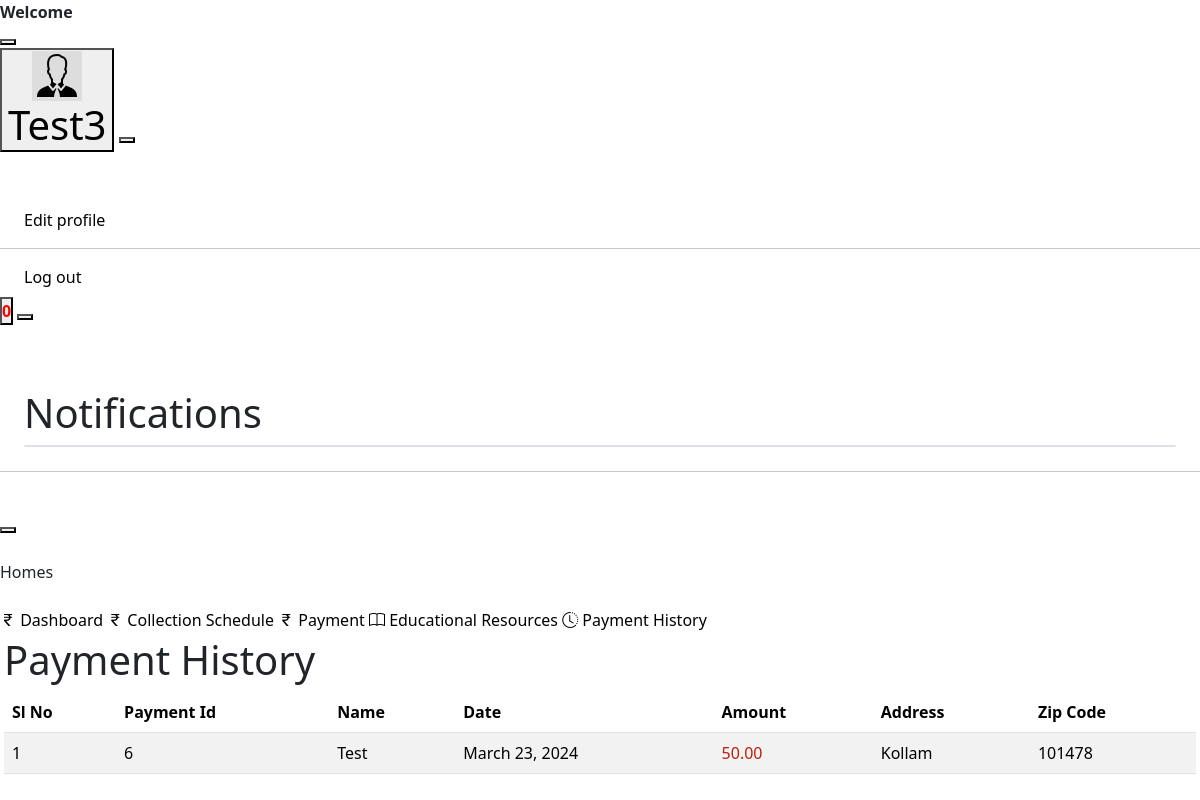
The app's page /payment_history (signed in) with its own data.
### smApp/models.py (models this page shows, shortened)
class Customer(models.Model):
    APPROVAL_CHOICES = [
        ('pending', 'Pending'),
        ('approved', 'Approved'),
        ('disapproved', 'Disapproved'),
    ]
    role = models.CharField(max_length=20,null=True)
    user = models.OneToOneField(User, on_delete=models.CASCADE, primary_key=True, related_name='customer')
    name = models.CharField(max_length=20)
    phone = models.CharField(max_length=20)
    email = models.EmailField()
    image = models.ImageField(upload_to='customer_images/', null=True, blank=True)
    approve = models.CharField(max_length=20, choices=APPROVAL_CHOICES, default='pending')
    house_number = models.CharField(max_length=20,null=True)
    ward_number = models.CharField(max_length=20,null=True)

class Payment(models.Model):
    user_id = models.CharField(max_length=50,null=True)
    payment_id = models.CharField(max_length=50,null=True)
    cardNumber = models.CharField(max_length=50,null=True)
    cardDate = models.CharField(max_length=50,null=True)
    cvc = models.CharField(max_length=50,null=True)
    nameOnCard = models.CharField(max_length=50,null=True)
    streetAddress = models.CharField(max_length=50,null=True)
    zipCode = models.CharField(max_length=50,null=True)
    date = models.DateField(auto_now_add = True,null=True)
    Amount = models.DecimalField(max_digits=10, decimal_places=2, null=True)
    def __str__(self):
        return self.user_id

### smApp/views.py (the view)
# urls.py: path('payment_history', views.payment_history, name='payment_history'),
def payment_history(request):
    user_id = request.session['user_id']
    user = Customer.objects.filter(user__id=user_id)
    contributions = Payment.objects.filter(user_id=user_id)
    print(contributions,"id iss")
    context = {
        'user':user,
        'contributions':contributions
    }
    return render(request,'payment_history.html',context)

### smApp/context_processor.py (called while the page is built)
def global_context(request):
    user_id = request.session['user_id']
    today = date.today()
    start_date = today
    end_date = today + timedelta(days=2)
    filtered_data = PlasticCollectionSchedule.objects.filter(date__range=(start_date, end_date), user=user_id)
    print(filtered_data)
    context = {
        'filtered_data':filtered_data,
        'count':filtered_data.count()
    }
    return context

### templates/payment_history.html (shortened to what this page needs)
{% extends 'user_base.html' %} {% block content %}
<link
  href="https://cdn.jsdelivr.net/npm/bootstrap@5.3.3/dist/css/bootstrap.min.css"
  rel="stylesheet"
/>
<div
  class="page-wrapper pt-8 pl-5"
  id="main-wrapper"
  data-layout="vertical"
  data-navbarbg="skin6"
  data-sidebartype="full"
  data-sidebar-position="fixed"
  data-header-position="fixed"
>
  <h1>Payment History</h1>
  <table class="table table-striped table-hover">
    <thead>
      <tr>
        <th scope="col">Sl No</th>
        <th scope="col">Payment Id</th>
        <th scope="col">Name </th>
        <th scope="col">Date </th>
        <th scope="col">Amount </th>
        <th scope="col">Address</th>
        <th scope="col">Zip Code</th>
      </tr>
    </thead>
    <tbody>
      {% for contribution in contributions %}
      <tr>
        <td>{{forloop.counter}}</td>
        <td>{{ contribution.payment_id }}</td>
        <td >{{ contribution.nameOnCard }}</td>
        <td>{{ contribution.date }}</td>
        <td style="color: rgb(188, 32, 11)">{{ contribution.Amount }}</td>
        <td>{{ contribution.streetAddress }}</td>
        <td>{{ contribution.zipCode }}</td>
      </tr>
      {% endfor %}
    </tbody>
  </table>
</div>
{% endblock %}

### templates/user_base.html (shortened to what this page needs)
<!DOCTYPE html>
{% load static %}
<html lang="en">
  <head>
    <link
      rel="stylesheet"
      href="https://kit-pro.fontawesome.com/releases/v5.12.1/css/pro.min.css"
    />
    <link
      rel="stylesheet"
      type="text/css"
      href="{% static 'adminstatic/css/style.css' %}"
    />
    <link
      rel="stylesheet"
      href="https://cdn.jsdelivr.net/npm/bootstrap-icons@1.11.3/font/bootstrap-icons.min.css"
    />
    <link
      href="https://cdn.jsdelivr.net/npm/bootstrap@5.3.3/dist/css/bootstrap.min.css"
      rel="stylesheet"
    />
  </head>
  <body class="bg-gray-100">
    <div
      class="md:fixed md:w-full md:top-0 md:z-20 flex flex-row flex-wrap items-center bg-white p-6 border-b border-gray-300"
    >
      <div class="flex-none w-56 flex flex-row items-center">
        <strong class="capitalize ml-1 flex-1">Welcome </strong>
      </div>
      <button id="navbarToggle" class="hidden md:block md:fixed right-0 mr-6">
      </button>
      <div
        id="navbar"
        class="animated md:hidden md:fixed md:top-0 md:w-full md:left-0 md:mt-16 md:border-t md:border-b md:border-gray-200 md:p-10 md:bg-white flex-1 pl-3 flex flex-row flex-wrap justify-between items-center md:flex-col md:items-center"
      >
        <div class="flex flex-row-reverse items-center">
          <div class="dropdown relative md:static">
            <button
              class="menu-btn focus:outline-none focus:shadow-outline flex flex-wrap items-center"
            >
              <div class="w-8 h-8 overflow-hidden rounded-full">
                <img
                  class="w-full h-full object-cover"
                  src="{{ user.0.image.url }}"
                />
              </div>
              <div class="ml-2 capitalize flex">
                <h1
                  class="text-sm text-gray-800 font-semibold m-0 p-0 leading-none"
                >
                  {{ user.0.name }}
                </h1>
              </div>
            </button>
            <button
              class="hidden fixed top-0 left-0 z-10 w-full h-full menu-overflow"
            ></button>
            <div
              class="text-gray-500 menu hidden md:mt-10 md:w-full rounded bg-white shadow-md absolute z-20 right-0 w-40 mt-5 py-2 animated faster"
              >
              <a
                style="text-decoration: none"
                class="px-4 text-black py-2 block capitalize font-medium text-sm tracking-wide bg-white hover:bg-gray-200 hover:text-gray-900 transition-all duration-300 ease-in-out"
                href="update_profile"
              >
                Edit profile
              </a>
              <hr />
              <a
                style="text-decoration: none"
                class="px-4 text-black py-2 block capitalize font-medium text-sm tracking-wide bg-white hover:bg-gray-200 hover:text-gray-900 transition-all duration-300 ease-in-out"
                href="logout_view"
              >
                Log out
              </a>
            </div>
          </div>
          {% include 'notification.html' %}
        </div>
      </div>
    </div>
    <div class="h-screen flex flex-row flex-wrap">
      <div
        id="sideBar"
        class="relative flex flex-col flex-wrap bg-white border-r border-gray-300 p-6 flex-none w-64 md:-ml-64 md:fixed md:top-0 md:z-30 md:h-screen md:shadow-xl animated faster"
      >
        <div class="flex flex-col">
          <div class="text-right hidden md:block mb-4">
            <button id="sideBarHideBtn">
            </button>
          </div>
          <p class="uppercase text-xs text-gray-600 mb-4 tracking-wider">
            Homes
          </p>
          <a
            style="text-decoration: none"
            href="{% url 'user_home' %}"
            class="mb-3 text-black capitalize font-medium text-sm hover:text-teal-600 transition ease-in-out duration-500"
          >
            <i class="bi bi-currency-rupee"></i>
            Dashboard
          </a>
          <a
          style="text-decoration: none"
          href="{% url 'user_view_collection_shedule' %}"
          class="mb-3 text-black capitalize font-medium text-sm hover:text-teal-600 transition ease-in-out duration-500"
        >
          <i class="bi bi-currency-rupee"></i>
          Collection Schedule
        </a>
          <a
            style="text-decoration: none"
            href="{% url 'payment_list' %}"
            class="mb-3 text-black capitalize font-medium text-sm hover:text-teal-600 transition ease-in-out duration-500"
          >
            <i class="bi bi-currency-rupee"></i>
            Payment
          </a>
          <a
            style="text-decoration: none"
            href="{% url 'educational_content_view_user' %} "
            class="mb-3 text-black capitalize font-medium text-sm hover:text-teal-600 transition ease-in-out duration-500"
          >
            <i class="bi bi-book"></i>
            Educational Resources
          </a>
          <a
            style="text-decoration: none"
            href="{% url 'payment_history' %}"
            class="mb-3 text-black capitalize font-medium text-sm hover:text-teal-600 transition ease-in-out duration-500"
          >
            <i class="bi bi-clock-history"></i>
            Payment History
          </a>
        </div>
      </div>
      <div class="flex-1 p-1">{% block content %} {% endblock %}</div>
    </div>
  </body>
</html>

### static/css/style.css (style rules this page uses)
body { font-family: "Poppins", sans-serif; color: #040000; background-color: #ffffff; overflow-x: hidden; }
a, a:hover, a:focus { text-decoration: none; }

### records on screen
Customer: image (picture), name "Test3"
Payment: payment_id "6", nameOnCard "Test", date "March 23, 2024", Amount "50.00", streetAddress "Kollam", zipCode "101478"

### other values on screen
{{ count }} "0"
